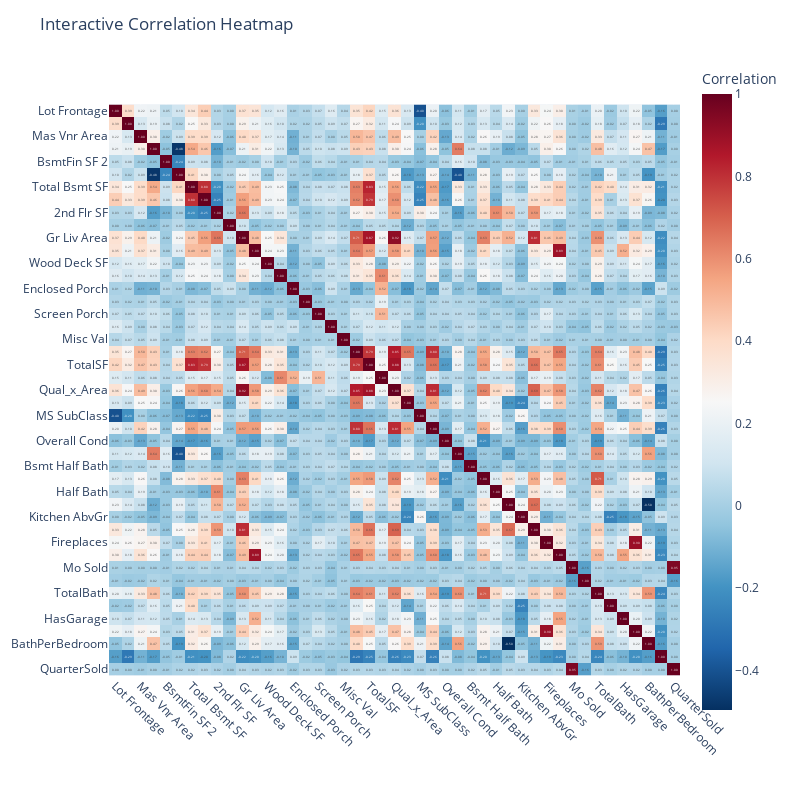

The code cell stored with this chart in its notebook:
### Code cell
import plotly.express as px
# Create interactive heatmap
fig = px.imshow(
    corr_matrix,
    text_auto=".2f",  # Show values with 2 decimal places
    color_continuous_scale='RdBu_r',  # Similar to 'coolwarm'
    labels=dict(color="Correlation"),
    x=corr_matrix.columns,
    y=corr_matrix.columns,
)

# Customize layout
fig.update_layout(
    title="Interactive Correlation Heatmap",
    width=800,
    height=800,
    xaxis=dict(tickangle=45),  # Rotate x-axis labels
)

# Add hover info
fig.update_traces(
    hovertemplate="<b>X</b>: %{x}<br><b>Y</b>: %{y}<br><b>Correlation</b>: %{z:.2f}"
)

fig.show()

### Figure 1 — Plotly figure (JSON) as saved in the notebook; plotly's stock layout.template omitted (floating-point values rounded to 4 significant figures; data arrays with more than 128 entries replaced by an {"elided": "..."} marker saying what was removed)
{"data": [{"coloraxis": "coloraxis", "hovertemplate": "<b>X</b>: %{x}<br><b>Y</b>: %{y}<br><b>Correlation</b>: %{z:.2f}", "name": "0", "texttemplate": "%{z:.2f}", "type": "heatmap", "x": ["Lot Frontage", "Lot Area", "Mas Vnr Area", "BsmtFin SF 1", "BsmtFin SF 2", "Bsmt Unf SF", "Total Bsmt SF", "1st Flr SF", "2nd Flr SF", "Low Qual Fin SF", "Gr Liv Area", "Garage Area", "Wood Deck SF", "Open Porch SF", "Enclosed Porch", "3Ssn Porch", "Screen Porch", "Pool Area", "Misc Val", "SalePrice", "TotalSF", "TotalPorchSF", "Qual_x_Area", "PricePerSF", "MS SubClass", "Overall Qual", "Overall Cond", "Bsmt Full Bath", "Bsmt Half Bath", "Full Bath", "Half Bath", "Bedroom AbvGr", "Kitchen AbvGr", "TotRms AbvGrd", "Fireplaces", "Garage Cars", "Mo Sold", "Yr Sold", "TotalBath", "HasBasement", "HasGarage", "HasFireplace", "BathPerBedroom", "LotShape_Score", "QuarterSold"], "xaxis": "x", "y": ["Lot Frontage", "Lot Area", "Mas Vnr Area", "BsmtFin SF 1", "BsmtFin SF 2", "Bsmt Unf SF", "Total Bsmt SF", "1st Flr SF", "2nd Flr SF", "Low Qual Fin SF", "Gr Liv Area", "Garage Area", "Wood Deck SF", "Open Porch SF", "Enclosed Porch", "3Ssn Porch", "Screen Porch", "Pool Area", "Misc Val", "SalePrice", "TotalSF", "TotalPorchSF", "Qual_x_Area", "PricePerSF", "MS SubClass", "Overall Qual", "Overall Cond", "Bsmt Full Bath", "Bsmt Half Bath", "Full Bath", "Half Bath", "Bedroom AbvGr", "Kitchen AbvGr", "TotRms AbvGrd", "Fireplaces", "Garage Cars", "Mo Sold", "Yr Sold", "TotalBath", "HasBasement", "HasGarage", "HasFireplace", "BathPerBedroom", "LotShape_Score", "QuarterSold"], "yaxis": "y", "z": {"elided": "45x45 float values"}}], "layout": {"coloraxis": {"colorbar": {"title": {"text": "Correlation"}}, "colorscale": [[0, "rgb(5,48,97)"], [0.1, "rgb(33,102,172)"], [0.2, "rgb(67,147,195)"], [0.3, "rgb(146,197,222)"], [0.4, "rgb(209,229,240)"], [0.5, "rgb(247,247,247)"], [0.6, "rgb(253,219,199)"], [0.7, "rgb(244,165,130)"], [0.8, "rgb(214,96,77)"], [0.9, "rgb(178,24,43)"], [1, "rgb(103,0,31)"]]}, "height": 800, "margin": {"t": 60}, "title": {"text": "Interactive Correlation Heatmap"}, "width": 800, "xaxis": {"anchor": "y", "constrain": "domain", "domain": [0, 1], "scaleanchor": "y", "tickangle": 45}, "yaxis": {"anchor": "x", "autorange": "reversed", "constrain": "domain", "domain": [0, 1]}}}
